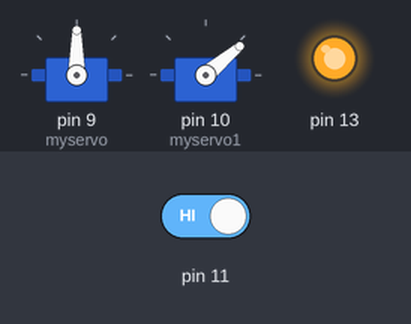
The sketch below on a simulated Arduino Uno, built with avr-gcc and run on an emulated ATmega328P. Shown: 2 × servo, output pins drawn as LEDs (lit = HIGH). The inputs (shaded band) are chosen by the test bench; at power-on: pin 11 HIGH. What the sketch prints to the serial monitor is not drawn.

Above: at 1.2 s.
1.3 s: pin 11 driven LOW
At 1.7 s:
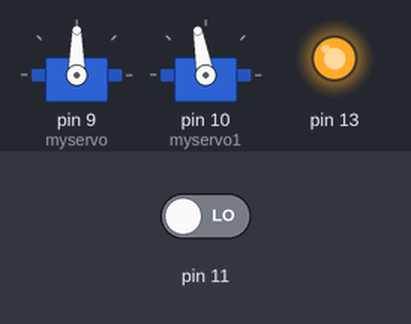
At 3.1 s:
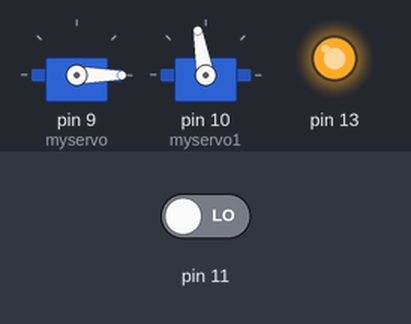
4.3 s: pin 11 driven HIGH
At 5.1 s:
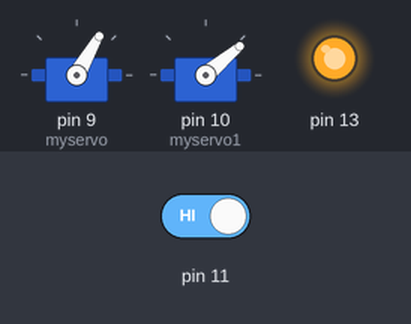
Timing chart, 0 to 7.3 s (numbered marks = the images above; inputs shaded):
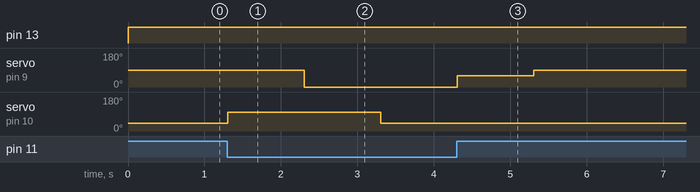

The sketch:

armdone.ino
```cpp
#include <Servo.h>
int sensor=0;
Servo myservo;
Servo myservo1;
 void setup()
{
  myservo.attach(9);
  myservo1.attach(10);
   Serial.begin(9600);
  // make the pushbutton's pin an input:
  pinMode(11, INPUT);
  pinMode(13, OUTPUT);
}

void loop()
{  digitalWrite(13, HIGH);
   sensor = digitalRead(11);
  Serial.println(sensor);
   myservo1.write(40);
   myservo.write(90);
 if(sensor==0)
 {
  myservo1.write(100);
  delay(1000);
  myservo.write(0);
  delay(1000);
  myservo1.write(40);
  delay(1000);
  myservo.write(60);
  delay(1000);
 }
}
```

Measured:
- after the input at 1.3 s, servo on pin 9 (myservo): 90° → 0° after 1.0 s; servo on pin 10 (myservo1): 40° → 100° at once, → 40° 2.0 s later
- after the input at 4.3 s, servo on pin 9 (myservo): goes on until 5.3 s, then stays 90°; servo on pin 10 (myservo1): stops changing and stays 40°
